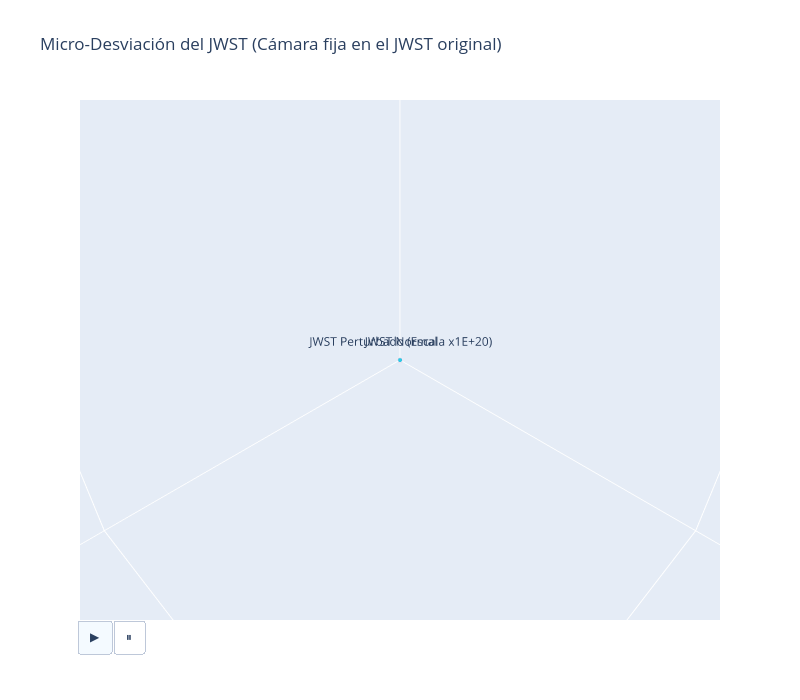

Notebook code cell kept with this figure:
### Markdown cell above
Como el cambio (desviación) máximo es de unos pocos metros –una distancia invisible a escala astronómica–, crearemos una animación centrada en el **James Webb**. Para poder visualizar el "mínimo cambio", dibujaremos al JWST original fijo en el centro, a Apophis pasando cerca, y a un "JWST Perturbado" cuya desviación multiplicaremos por un **factor de exageración** gigantesco ($10^8$) para que nuestros ojos puedan percibir cómo la gravedad de Apophis lo empuja.

### Code cell
# Variables para la animación "Microscópica"
escala_aumento = 1e20  # Factor para exagerar la desviación y poder verla
limite_jwst = 0.05    # Límite de visualización (Unidades Astronómicas alrededor del JWST)

# Vectores
x_jwst_fijo, y_jwst_fijo, z_jwst_fijo = [], [], []
x_jwst_desv, y_jwst_desv, z_jwst_desv = [], [], []
x_apo_rel, y_apo_rel, z_apo_rel = [], [], []

sim_sin = rb.Simulation()
sim_sin.add('Sun', date=fecha_inicio)
sim_sin.add('399', date=fecha_inicio, hash='Earth')
sim_sin.add('301', date=fecha_inicio, hash='Moon')
sim_sin.add('JWST', date=fecha_inicio)
sim_sin.add('Jupiter', date=fecha_inicio)
sim_sin.add('Saturn', date=fecha_inicio)

sim_con = rb.Simulation()
sim_con.add('Sun', date=fecha_inicio)
sim_con.add('399', date=fecha_inicio, hash='Earth')
sim_con.add('301', date=fecha_inicio, hash='Moon')
sim_con.add('JWST', date=fecha_inicio)
sim_con.add('Jupiter', date=fecha_inicio)
sim_con.add('Saturn', date=fecha_inicio)
sim_con.add('Apophis', date=fecha_inicio, m = 3.06e-10)

for t in ts:
    sim_sin.integrate(t)
    sim_con.integrate(t)
    
    p_jwst_sin = sim_sin.particles[3]
    p_jwst_con = sim_con.particles[3]
    p_apo_con = sim_con.particles[6]
    
    # El JWST original estará en el centro exacto (0,0,0)
    x_jwst_fijo.append(0)
    y_jwst_fijo.append(0)
    z_jwst_fijo.append(0)
    
    # El JWST perturbado es su diferencia multiplicada por la gran escala de aumento
    dx = (p_jwst_con.x - p_jwst_sin.x) * escala_aumento
    dy = (p_jwst_con.y - p_jwst_sin.y) * escala_aumento
    dz = (p_jwst_con.z - p_jwst_sin.z) * escala_aumento
    
    x_jwst_desv.append(dx)
    y_jwst_desv.append(dy)
    z_jwst_desv.append(dz)
    
    # La posición de Apophis será relativa al JWST "imperturbable" (el centro)
    # y la mostramos sin multiplicar! Es su distancia real respecto al telescopio.
    x_apo_rel.append(p_apo_con.x - p_jwst_sin.x)
    y_apo_rel.append(p_apo_con.y - p_jwst_sin.y)
    z_apo_rel.append(p_apo_con.z - p_jwst_sin.z)

# Configuración del gráfico centrado en JWST
layout_jwst = dict(
    width=800, height=700,
    scene=dict(
        xaxis=dict(title="X [AU]", range=[-limite_jwst, limite_jwst]),
        yaxis=dict(title="Y [AU]", range=[-limite_jwst, limite_jwst]),
        zaxis=dict(title="Z [AU]", range=[-limite_jwst, limite_jwst]),
        aspectmode='cube',
        camera=dict(
            eye=dict(x=0.1, y=0.1, z=0.1) # Zoom aplicado
        )
    ),
    updatemenus=[dict(type='buttons', direction="left", showactive=True, x=0.1, y=0,
        buttons=[
            dict(label='▶', method='animate', args=[None, dict(frame=dict(duration=20, redraw=True), mode='immediate')]),
            dict(label='⏸', method='animate', args=[[None], dict(frame=dict(duration=0, redraw=True), mode='immediate')])
        ]
    )]
)

cuerpos_anim = ['JWST Normal', f'JWST Perturbado (Escala x{int(escala_aumento):.0E})', 'Apophis']
colores_anim = ['purple', 'cyan', 'red']

# Trazo inicial
trazo_jwst_anim = [
    go.Scatter3d(
        x=[x_jwst_fijo[0], x_jwst_desv[0], x_apo_rel[0]],
        y=[y_jwst_fijo[0], y_jwst_desv[0], y_apo_rel[0]],
        z=[z_jwst_fijo[0], z_jwst_desv[0], z_apo_rel[0]],
        mode='markers+text',
        text=cuerpos_anim, textposition="top center",
        marker=dict(size=[6, 5, 8], color=colores_anim)
    )
]

fig_jwst = go.Figure(
    data=trazo_jwst_anim,
    frames=[
        go.Frame(
            name=str(k),
            data=[go.Scatter3d(
                x=[x_jwst_fijo[k], x_jwst_desv[k], x_apo_rel[k]],
                y=[y_jwst_fijo[k], y_jwst_desv[k], y_apo_rel[k]],
                z=[z_jwst_fijo[k], z_jwst_desv[k], z_apo_rel[k]]
            )]
        ) for k in range(0, len(ts), paso_frame)
    ]
)

fig_jwst.update_layout(**layout_jwst)
fig_jwst.update_layout(title="Micro-Desviación del JWST (Cámara fija en el JWST original)")
fig_jwst.show()

### Figure 1 — Plotly figure (JSON) as saved in the notebook; plotly's stock layout.template omitted (floating-point values rounded to 4 significant figures)
{"data": [{"marker": {"color": ["purple", "cyan", "red"], "size": [6, 5, 8]}, "mode": "markers+text", "text": ["JWST Normal", "JWST Perturbado (Escala x1E+20)", "Apophis"], "textposition": "top center", "type": "scatter3d", "x": [0, 0, -0.3691], "y": [0, 0, -0.06427], "z": [0, 0, -0.06012]}], "layout": {"height": 700, "scene": {"aspectmode": "cube", "camera": {"eye": {"x": 0.1, "y": 0.1, "z": 0.1}}, "xaxis": {"range": [-0.05, 0.05], "title": {"text": "X [AU]"}}, "yaxis": {"range": [-0.05, 0.05], "title": {"text": "Y [AU]"}}, "zaxis": {"range": [-0.05, 0.05], "title": {"text": "Z [AU]"}}}, "title": {"text": "Micro-Desviación del JWST (Cámara fija en el JWST original)"}, "updatemenus": [{"buttons": [{"args": [null, {"frame": {"duration": 20, "redraw": true}, "mode": "immediate"}], "label": "▶", "method": "animate"}, {"args": [[null], {"frame": {"duration": 0, "redraw": true}, "mode": "immediate"}], "label": "⏸", "method": "animate"}], "direction": "left", "showactive": true, "type": "buttons", "x": 0.1, "y": 0}], "width": 800}}
